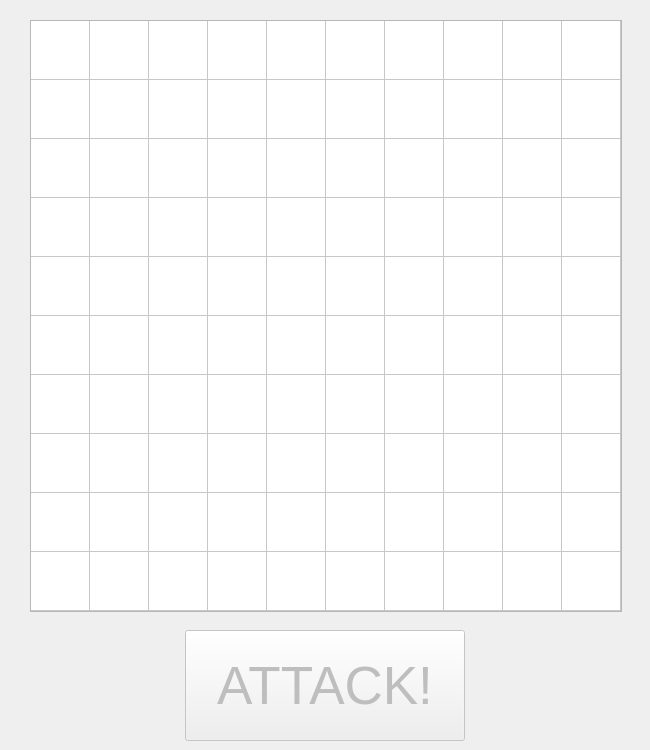
<?xml version="1.0" encoding="UTF-8"?>
<ui version="4.0">
 <class>MainWindow</class>
 <widget class="QMainWindow" name="MainWindow">
  <property name="geometry">
   <rect>
    <x>0</x>
    <y>0</y>
    <width>650</width>
    <height>750</height>
   </rect>
  </property>
  <property name="windowTitle">
   <string>Attack</string>
  </property>
  <widget class="QWidget" name="centralwidget">
   <widget class="QPushButton" name="attack_button">
    <property name="enabled">
     <bool>false</bool>
    </property>
    <property name="geometry">
     <rect>
      <x>185</x>
      <y>630</y>
      <width>280</width>
      <height>111</height>
     </rect>
    </property>
    <property name="font">
     <font>
      <pointsize>40</pointsize>
     </font>
    </property>
    <property name="text">
     <string>ATTACK!</string>
    </property>
   </widget>
   <widget class="QTableWidget" name="attack_table">
    <property name="geometry">
     <rect>
      <x>30</x>
      <y>20</y>
      <width>592</width>
      <height>592</height>
     </rect>
    </property>
    <property name="selectionMode">
     <enum>QAbstractItemView::SingleSelection</enum>
    </property>
    <property name="rowCount">
     <number>10</number>
    </property>
    <property name="columnCount">
     <number>10</number>
    </property>
    <attribute name="horizontalHeaderVisible">
     <bool>false</bool>
    </attribute>
    <attribute name="horizontalHeaderDefaultSectionSize">
     <number>59</number>
    </attribute>
    <attribute name="verticalHeaderVisible">
     <bool>false</bool>
    </attribute>
    <attribute name="verticalHeaderDefaultSectionSize">
     <number>59</number>
    </attribute>
    <row/>
    <row/>
    <row/>
    <row/>
    <row/>
    <row/>
    <row/>
    <row/>
    <row/>
    <row/>
    <column/>
    <column/>
    <column/>
    <column/>
    <column/>
    <column/>
    <column/>
    <column/>
    <column/>
    <column/>
   </widget>
  </widget>
 </widget>
 <resources/>
 <connections/>
</ui>
